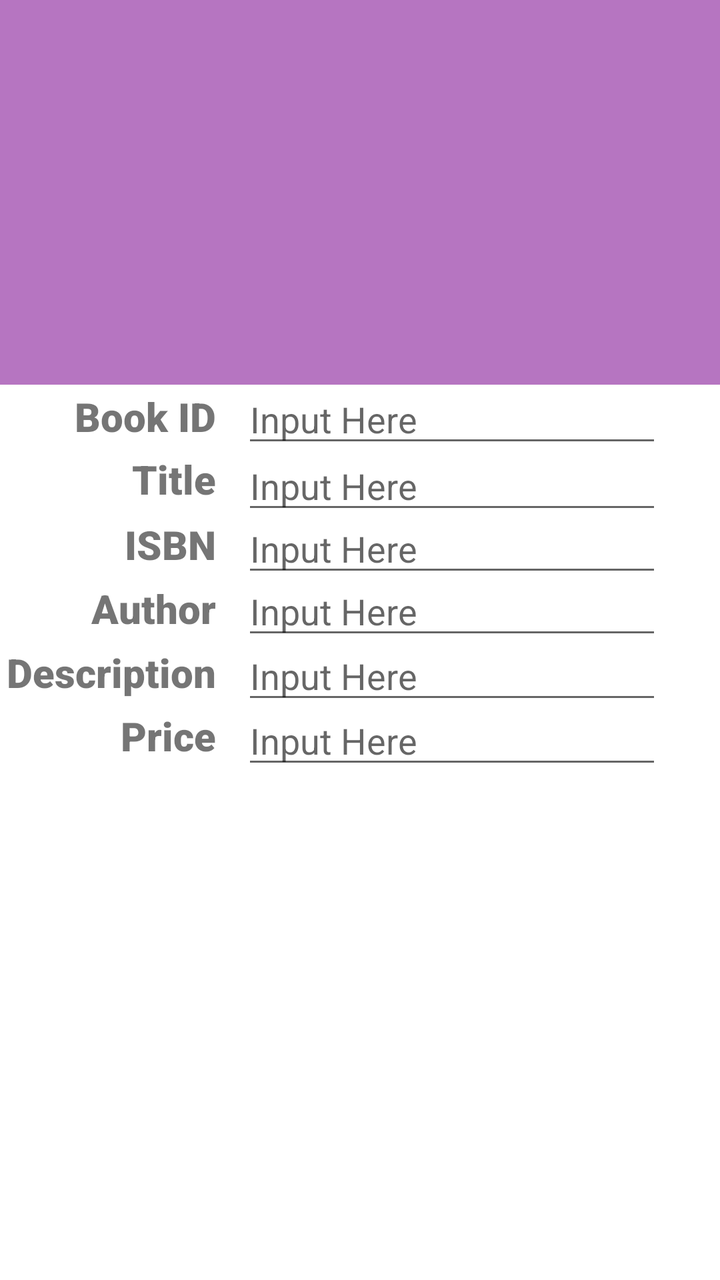
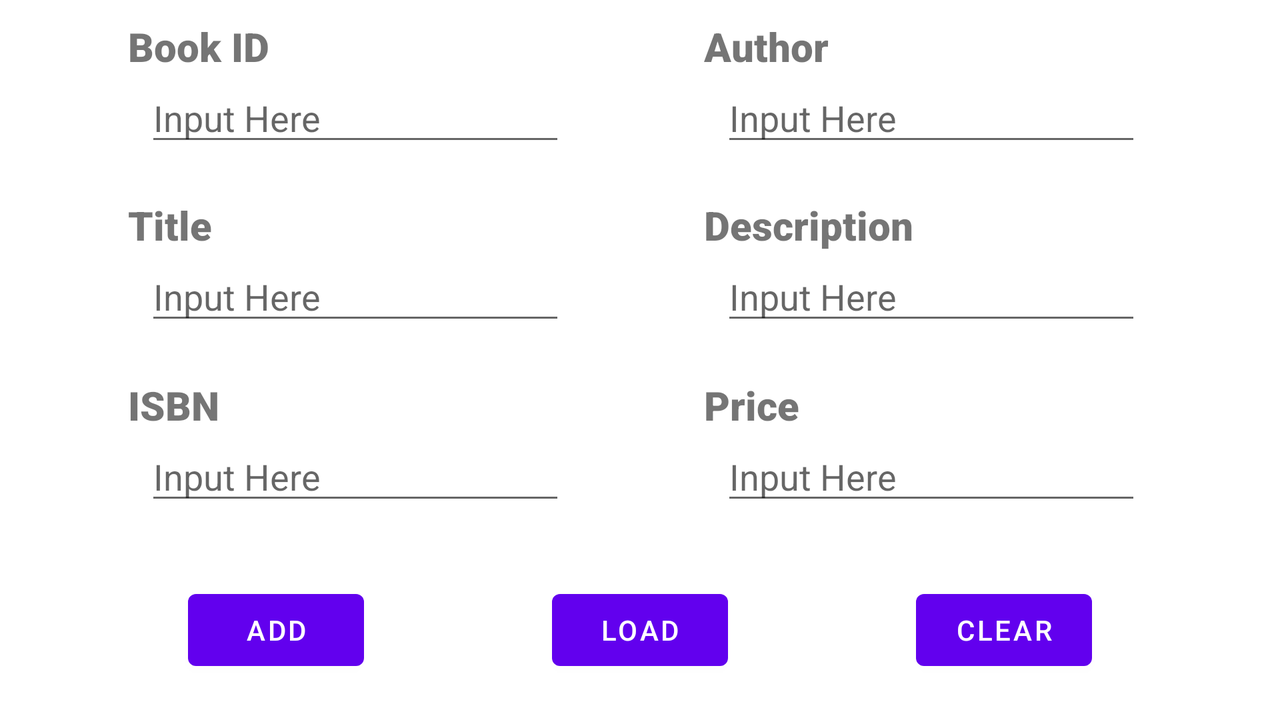

One screen, two layout resources from the same app: the default and the repository's alternative for another configuration. Each is rendered where Android would select it; the XML of both is given below.
<!-- AndroidManifest.xml: application theme Theme.Lab02 -->
<!-- res/layout/activity_main.xml -->
<?xml version="1.0" encoding="utf-8"?>
<androidx.constraintlayout.widget.ConstraintLayout xmlns:android="http://schemas.android.com/apk/res/android"
    xmlns:app="http://schemas.android.com/apk/res-auto"
    xmlns:tools="http://schemas.android.com/tools"
    android:layout_width="match_parent"
    android:layout_height="match_parent"
    tools:context=".MainActivity"
    tools:layout_editor_absoluteX="-24dp"
    tools:layout_editor_absoluteY="-11dp">

    <androidx.constraintlayout.widget.Barrier
        android:id="@+id/barrier2"
        android:layout_width="wrap_content"
        android:layout_height="wrap_content"
        app:barrierDirection="top"
        tools:layout_editor_absoluteX="0dp"
        tools:layout_editor_absoluteY="760dp" />

    <EditText
        android:id="@+id/inputAuthor"
        android:layout_width="wrap_content"
        android:layout_height="wrap_content"
        android:ems="10"
        android:hint="Input Here"
        android:inputType="textPersonName"
        app:layout_constraintBottom_toTopOf="@+id/guideline10"
        app:layout_constraintEnd_toEndOf="parent"
        app:layout_constraintHorizontal_bias="0.307"
        app:layout_constraintStart_toStartOf="@+id/guideline5"
        app:layout_constraintTop_toTopOf="@+id/guideline9" />

    <EditText
        android:id="@+id/inputISBN"
        android:layout_width="wrap_content"
        android:layout_height="wrap_content"
        android:ems="10"
        android:hint="Input Here"
        android:inputType="number"
        app:layout_constraintBottom_toTopOf="@+id/guideline9"
        app:layout_constraintEnd_toEndOf="parent"
        app:layout_constraintHorizontal_bias="0.307"
        app:layout_constraintStart_toStartOf="@+id/guideline5"
        app:layout_constraintTop_toTopOf="@+id/guideline8"
        app:layout_constraintVertical_bias="0.464" />

    <TextView
        android:id="@+id/textView1"
        android:layout_width="wrap_content"
        android:layout_height="wrap_content"
        android:fontFamily="sans-serif-black"
        android:text="Book ID"
        android:textSize="20sp"
        app:layout_constraintBottom_toTopOf="@+id/guideline7"
        app:layout_constraintEnd_toStartOf="@+id/guideline5"
        app:layout_constraintHorizontal_bias="1.0"
        app:layout_constraintStart_toStartOf="parent"
        app:layout_constraintTop_toTopOf="@+id/guideline20" />

    <TextView
        android:id="@+id/textView6"
        android:layout_width="wrap_content"
        android:layout_height="wrap_content"
        android:fontFamily="sans-serif-black"
        android:inputType="number"
        android:text="Price"
        android:textSize="20sp"
        app:layout_constraintBottom_toTopOf="@+id/guideline12"
        app:layout_constraintEnd_toStartOf="@+id/guideline5"
        app:layout_constraintHorizontal_bias="1.0"
        app:layout_constraintStart_toStartOf="parent"
        app:layout_constraintTop_toTopOf="@+id/guideline11"
        app:layout_constraintVertical_bias="0.478" />

    <TextView
        android:id="@+id/textView5"
        android:layout_width="wrap_content"
        android:layout_height="wrap_content"
        android:fontFamily="sans-serif-black"
        android:text="Description"
        android:textSize="20sp"
        app:layout_constraintBottom_toTopOf="@+id/guideline11"
        app:layout_constraintEnd_toStartOf="@+id/guideline5"
        app:layout_constraintHorizontal_bias="1.0"
        app:layout_constraintStart_toStartOf="parent"
        app:layout_constraintTop_toTopOf="@+id/guideline10"
        app:layout_constraintVertical_bias="0.531" />

    <TextView
        android:id="@+id/textView4"
        android:layout_width="wrap_content"
        android:layout_height="wrap_content"
        android:fontFamily="sans-serif-black"
        android:text="Author"
        android:textSize="20sp"
        app:layout_constraintBottom_toTopOf="@+id/guideline10"
        app:layout_constraintEnd_toStartOf="@+id/guideline5"
        app:layout_constraintHorizontal_bias="1.0"
        app:layout_constraintStart_toStartOf="parent"
        app:layout_constraintTop_toTopOf="@+id/guideline9" />

    <TextView
        android:id="@+id/textView3"
        android:layout_width="wrap_content"
        android:layout_height="wrap_content"
        android:fontFamily="sans-serif-black"
        android:text="ISBN"
        android:textSize="20sp"
        app:layout_constraintBottom_toTopOf="@+id/guideline9"
        app:layout_constraintEnd_toStartOf="@+id/guideline5"
        app:layout_constraintHorizontal_bias="1.0"
        app:layout_constraintStart_toStartOf="parent"
        app:layout_constraintTop_toTopOf="@+id/guideline8" />

    <TextView
        android:id="@+id/textView2"
        android:layout_width="wrap_content"
        android:layout_height="wrap_content"
        android:fontFamily="sans-serif-black"
        android:text="Title"
        android:textSize="20sp"
        app:layout_constraintBottom_toTopOf="@+id/guideline8"
        app:layout_constraintEnd_toStartOf="@+id/guideline5"
        app:layout_constraintHorizontal_bias="1.0"
        app:layout_constraintStart_toStartOf="parent"
        app:layout_constraintTop_toTopOf="@+id/guideline7"
        app:layout_constraintVertical_bias="0.41" />

    <EditText
        android:id="@+id/inputDescription"
        android:layout_width="wrap_content"
        android:layout_height="wrap_content"
        android:ems="10"
        android:hint="Input Here"
        android:inputType="textPersonName"
        app:layout_constraintBottom_toTopOf="@+id/guideline11"
        app:layout_constraintEnd_toEndOf="parent"
        app:layout_constraintHorizontal_bias="0.307"
        app:layout_constraintStart_toStartOf="@+id/guideline5"
        app:layout_constraintTop_toTopOf="@+id/guideline10"
        app:layout_constraintVertical_bias="0.482" />

    <EditText
        android:id="@+id/inputBookID"
        android:layout_width="wrap_content"
        android:layout_height="wrap_content"
        android:ems="10"
        android:hint="Input Here"
        android:inputType="number"
        app:layout_constraintBottom_toTopOf="@+id/guideline7"
        app:layout_constraintEnd_toEndOf="parent"
        app:layout_constraintHorizontal_bias="0.307"
        app:layout_constraintStart_toStartOf="@+id/guideline5"
        app:layout_constraintTop_toTopOf="@+id/guideline20" />

    <EditText
        android:id="@+id/inputTitle"
        android:layout_width="wrap_content"
        android:layout_height="wrap_content"
        android:ems="10"
        android:hint="Input Here"
        android:inputType="textPersonName"
        app:layout_constraintBottom_toTopOf="@+id/guideline8"
        app:layout_constraintEnd_toEndOf="parent"
        app:layout_constraintHorizontal_bias="0.307"
        app:layout_constraintStart_toStartOf="@+id/guideline5"
        app:layout_constraintTop_toTopOf="@+id/guideline7"
        app:layout_constraintVertical_bias="0.38" />

    <EditText
        android:id="@+id/inputPrice"
        android:layout_width="wrap_content"
        android:layout_height="wrap_content"
        android:ems="10"
        android:hint="Input Here"
        android:inputType="numberDecimal"
        app:layout_constraintBottom_toTopOf="@+id/guideline12"
        app:layout_constraintEnd_toEndOf="parent"
        app:layout_constraintHorizontal_bias="0.307"
        app:layout_constraintStart_toStartOf="@+id/guideline5"
        app:layout_constraintTop_toTopOf="@+id/guideline11"
        app:layout_constraintVertical_bias="0.464" />

    <androidx.constraintlayout.widget.Guideline
        android:id="@+id/guideline5"
        android:layout_width="wrap_content"
        android:layout_height="wrap_content"
        android:orientation="vertical"
        app:layout_constraintGuide_percent="0.3" />

    <androidx.constraintlayout.widget.Guideline
        android:id="@+id/guideline7"
        android:layout_width="wrap_content"
        android:layout_height="wrap_content"
        android:orientation="horizontal"
        app:layout_constraintGuide_percent="0.35" />

    <androidx.constraintlayout.widget.Guideline
        android:id="@+id/guideline8"
        android:layout_width="wrap_content"
        android:layout_height="wrap_content"
        android:orientation="horizontal"
        app:layout_constraintGuide_percent="0.4" />

    <androidx.constraintlayout.widget.Guideline
        android:id="@+id/guideline9"
        android:layout_width="wrap_content"
        android:layout_height="wrap_content"
        android:orientation="horizontal"
        app:layout_constraintGuide_percent="0.45" />

    <androidx.constraintlayout.widget.Guideline
        android:id="@+id/guideline10"
        android:layout_width="wrap_content"
        android:layout_height="wrap_content"
        android:orientation="horizontal"
        app:layout_constraintGuide_percent="0.5" />

    <androidx.constraintlayout.widget.Guideline
        android:id="@+id/guideline11"
        android:layout_width="wrap_content"
        android:layout_height="wrap_content"
        android:orientation="horizontal"
        app:layout_constraintGuide_percent="0.55" />

    <androidx.constraintlayout.widget.Guideline
        android:id="@+id/guideline12"
        android:layout_width="wrap_content"
        android:layout_height="wrap_content"
        android:orientation="horizontal"
        app:layout_constraintGuide_percent="0.6" />

    <FrameLayout
        android:id="@+id/frame1"
        android:layout_width="409dp"
        android:layout_height="278dp"
        app:layout_constraintBottom_toBottomOf="parent"
        app:layout_constraintEnd_toEndOf="parent"
        app:layout_constraintStart_toStartOf="parent"
        app:layout_constraintTop_toTopOf="@+id/guideline12">

    </FrameLayout>

    <androidx.constraintlayout.widget.Guideline
        android:id="@+id/guideline20"
        android:layout_width="wrap_content"
        android:layout_height="wrap_content"
        android:orientation="horizontal"
        app:layout_constraintGuide_percent="0.3" />

    <FrameLayout
        android:id="@+id/touchFrameLayout"
        android:layout_width="413dp"
        android:layout_height="221dp"
        android:background="#B675C1"
        app:layout_constraintBottom_toTopOf="@+id/guideline20"
        app:layout_constraintEnd_toEndOf="parent"
        app:layout_constraintHorizontal_bias="1.0"
        app:layout_constraintStart_toStartOf="parent"
        app:layout_constraintTop_toTopOf="parent"
        app:layout_constraintVertical_bias="1.0">

    </FrameLayout>

</androidx.constraintlayout.widget.ConstraintLayout>
<!-- resources referenced by this layout -->
<resources>
  <style name="Theme.Lab02" parent="Theme.MaterialComponents.DayNight.NoActionBar">
          
          <item name="colorPrimary">@color/purple_500</item>
          <item name="colorPrimaryVariant">@color/purple_700</item>
          <item name="colorOnPrimary">@color/white</item>
          
          <item name="colorSecondary">@color/teal_200</item>
          <item name="colorSecondaryVariant">@color/teal_700</item>
          <item name="colorOnSecondary">@color/black</item>
          
          <item name="android:statusBarColor">?attr/colorPrimaryVariant</item>
          
  
      </style>
</resources>
<!-- res/layout-land/activity_main.xml (the repository's variant of the layout above) -->
<!-- drawn on the phone turned sideways -->
<?xml version="1.0" encoding="utf-8"?>
<androidx.constraintlayout.widget.ConstraintLayout xmlns:android="http://schemas.android.com/apk/res/android"
    xmlns:app="http://schemas.android.com/apk/res-auto"
    xmlns:tools="http://schemas.android.com/tools"
    android:layout_width="match_parent"
    android:layout_height="match_parent"
    tools:context=".MainActivity"
    tools:layout_editor_absoluteX="28dp"
    tools:layout_editor_absoluteY="10dp">

    <EditText
        android:id="@+id/inputISBN"
        android:layout_width="wrap_content"
        android:layout_height="wrap_content"
        android:ems="10"
        android:hint="Input Here"
        android:inputType="textPersonName"
        app:layout_constraintBottom_toTopOf="@+id/guideline3"
        app:layout_constraintEnd_toStartOf="@+id/guideline2"
        app:layout_constraintHorizontal_bias="0.109"
        app:layout_constraintStart_toStartOf="@+id/guideline"
        app:layout_constraintTop_toTopOf="@+id/guideline16"
        app:layout_constraintVertical_bias="0.0" />

    <EditText
        android:id="@+id/inputTitle"
        android:layout_width="wrap_content"
        android:layout_height="wrap_content"
        android:ems="10"
        android:hint="Input Here"
        android:inputType="textPersonName"
        app:layout_constraintBottom_toTopOf="@+id/guideline4"
        app:layout_constraintEnd_toStartOf="@+id/guideline2"
        app:layout_constraintHorizontal_bias="0.109"
        app:layout_constraintStart_toStartOf="@+id/guideline"
        app:layout_constraintTop_toTopOf="@+id/guideline15"
        app:layout_constraintVertical_bias="0.0" />

    <EditText
        android:id="@+id/inputBookID"
        android:layout_width="wrap_content"
        android:layout_height="wrap_content"
        android:ems="10"
        android:hint="Input Here"
        android:inputType="textPersonName"
        app:layout_constraintBottom_toTopOf="@+id/guideline6"
        app:layout_constraintEnd_toStartOf="@+id/guideline2"
        app:layout_constraintHorizontal_bias="0.109"
        app:layout_constraintStart_toStartOf="@+id/guideline"
        app:layout_constraintTop_toTopOf="@+id/guideline13"
        app:layout_constraintVertical_bias="0.0" />

    <EditText
        android:id="@+id/inputAuthor"
        android:layout_width="wrap_content"
        android:layout_height="wrap_content"
        android:ems="10"
        android:hint="Input Here"
        android:inputType="textPersonName"
        app:layout_constraintBottom_toTopOf="@+id/guideline6"
        app:layout_constraintEnd_toEndOf="parent"
        app:layout_constraintHorizontal_bias="0.109"
        app:layout_constraintStart_toStartOf="@+id/guideline2"
        app:layout_constraintTop_toTopOf="@+id/guideline13"
        app:layout_constraintVertical_bias="0.0" />

    <EditText
        android:id="@+id/inputDescription"
        android:layout_width="wrap_content"
        android:layout_height="wrap_content"
        android:ems="10"
        android:hint="Input Here"
        android:inputType="textPersonName"
        app:layout_constraintEnd_toEndOf="parent"
        app:layout_constraintHorizontal_bias="0.109"
        app:layout_constraintStart_toStartOf="@+id/guideline2"
        app:layout_constraintTop_toTopOf="@+id/guideline15" />

    <EditText
        android:id="@+id/inputPrice"
        android:layout_width="wrap_content"
        android:layout_height="wrap_content"
        android:ems="10"
        android:hint="Input Here"
        android:inputType="number"
        app:layout_constraintBottom_toTopOf="@+id/guideline3"
        app:layout_constraintEnd_toEndOf="parent"
        app:layout_constraintHorizontal_bias="0.109"
        app:layout_constraintStart_toStartOf="@+id/guideline2"
        app:layout_constraintTop_toTopOf="@+id/guideline16"
        app:layout_constraintVertical_bias="0.0" />

    <TextView
        android:id="@+id/textView6"
        android:layout_width="wrap_content"
        android:layout_height="wrap_content"
        android:fontFamily="sans-serif-black"
        android:inputType="number"
        android:text="Price"
        android:textSize="20sp"
        app:layout_constraintBottom_toTopOf="@+id/guideline16"
        app:layout_constraintEnd_toEndOf="parent"
        app:layout_constraintHorizontal_bias="0.0"
        app:layout_constraintStart_toStartOf="@+id/guideline2"
        app:layout_constraintTop_toTopOf="@+id/guideline4"
        app:layout_constraintVertical_bias="1.0" />

    <TextView
        android:id="@+id/textView1"
        android:layout_width="wrap_content"
        android:layout_height="wrap_content"
        android:fontFamily="sans-serif-black"
        android:text="Book ID"
        android:textSize="20sp"
        app:layout_constraintBottom_toTopOf="@+id/guideline13"
        app:layout_constraintEnd_toStartOf="@+id/guideline2"
        app:layout_constraintHorizontal_bias="0.0"
        app:layout_constraintStart_toStartOf="@+id/guideline"
        app:layout_constraintTop_toTopOf="parent"
        app:layout_constraintVertical_bias="1.0" />

    <TextView
        android:id="@+id/textView5"
        android:layout_width="wrap_content"
        android:layout_height="wrap_content"
        android:fontFamily="sans-serif-black"
        android:text="Description"
        android:textSize="20sp"
        app:layout_constraintBottom_toTopOf="@+id/guideline15"
        app:layout_constraintEnd_toEndOf="parent"
        app:layout_constraintHorizontal_bias="0.0"
        app:layout_constraintStart_toStartOf="@+id/guideline2"
        app:layout_constraintTop_toTopOf="@+id/guideline6"
        app:layout_constraintVertical_bias="1.0" />

    <TextView
        android:id="@+id/textView2"
        android:layout_width="wrap_content"
        android:layout_height="wrap_content"
        android:fontFamily="sans-serif-black"
        android:text="Title"
        android:textSize="20sp"
        app:layout_constraintBottom_toTopOf="@+id/guideline15"
        app:layout_constraintEnd_toStartOf="@+id/guideline2"
        app:layout_constraintHorizontal_bias="0.0"
        app:layout_constraintStart_toStartOf="@+id/guideline"
        app:layout_constraintTop_toTopOf="@+id/guideline6"
        app:layout_constraintVertical_bias="1.0" />

    <TextView
        android:id="@+id/textView3"
        android:layout_width="wrap_content"
        android:layout_height="wrap_content"
        android:fontFamily="sans-serif-black"
        android:text="ISBN"
        android:textSize="20sp"
        app:layout_constraintBottom_toTopOf="@+id/guideline16"
        app:layout_constraintEnd_toStartOf="@+id/guideline2"
        app:layout_constraintHorizontal_bias="0.0"
        app:layout_constraintStart_toStartOf="@+id/guideline"
        app:layout_constraintTop_toTopOf="@+id/guideline4"
        app:layout_constraintVertical_bias="1.0" />

    <TextView
        android:id="@+id/textView4"
        android:layout_width="wrap_content"
        android:layout_height="wrap_content"
        android:fontFamily="sans-serif-black"
        android:text="Author"
        android:textSize="20sp"
        app:layout_constraintBottom_toTopOf="@+id/guideline13"
        app:layout_constraintEnd_toEndOf="parent"
        app:layout_constraintHorizontal_bias="0.0"
        app:layout_constraintStart_toStartOf="@+id/guideline2"
        app:layout_constraintTop_toTopOf="parent"
        app:layout_constraintVertical_bias="1.0" />

    <Button
        android:id="@+id/button2"
        android:layout_width="wrap_content"
        android:layout_height="wrap_content"
        android:onClick="clearFields"
        android:text="Clear"
        app:layout_constraintBaseline_toBaselineOf="@+id/button5"
        app:layout_constraintEnd_toEndOf="parent"
        app:layout_constraintHorizontal_bias="0.5"
        app:layout_constraintStart_toEndOf="@+id/button5" />

    <Button
        android:id="@+id/button"
        android:layout_width="wrap_content"
        android:layout_height="wrap_content"
        android:onClick="addFields"
        android:text="Add"
        app:layout_constraintBottom_toBottomOf="parent"
        app:layout_constraintEnd_toStartOf="@+id/button5"
        app:layout_constraintHorizontal_bias="0.5"
        app:layout_constraintHorizontal_chainStyle="spread"
        app:layout_constraintStart_toStartOf="parent"
        app:layout_constraintTop_toTopOf="@+id/guideline3" />

    <Button
        android:id="@+id/button5"
        android:layout_width="wrap_content"
        android:layout_height="wrap_content"
        android:onClick="loadFields"
        android:text="Load"
        app:layout_constraintBaseline_toBaselineOf="@+id/button"
        app:layout_constraintEnd_toStartOf="@+id/button2"
        app:layout_constraintHorizontal_bias="0.5"
        app:layout_constraintStart_toEndOf="@+id/button" />

    <androidx.constraintlayout.widget.Guideline
        android:id="@+id/guideline"
        android:layout_width="wrap_content"
        android:layout_height="wrap_content"
        android:orientation="vertical"
        app:layout_constraintGuide_percent="0.1" />

    <androidx.constraintlayout.widget.Guideline
        android:id="@+id/guideline2"
        android:layout_width="wrap_content"
        android:layout_height="wrap_content"
        android:orientation="vertical"
        app:layout_constraintGuide_percent="0.55" />

    <androidx.constraintlayout.widget.Guideline
        android:id="@+id/guideline3"
        android:layout_width="wrap_content"
        android:layout_height="wrap_content"
        android:orientation="horizontal"
        app:layout_constraintGuide_percent="0.75" />

    <androidx.constraintlayout.widget.Guideline
        android:id="@+id/guideline4"
        android:layout_width="wrap_content"
        android:layout_height="wrap_content"
        android:orientation="horizontal"
        app:layout_constraintGuide_percent="0.5" />

    <androidx.constraintlayout.widget.Guideline
        android:id="@+id/guideline6"
        android:layout_width="wrap_content"
        android:layout_height="wrap_content"
        android:orientation="horizontal"
        app:layout_constraintGuide_percent="0.25" />

    <androidx.constraintlayout.widget.Guideline
        android:id="@+id/guideline13"
        android:layout_width="wrap_content"
        android:layout_height="wrap_content"
        android:orientation="horizontal"
        app:layout_constraintGuide_percent="0.10218978" />

    <androidx.constraintlayout.widget.Guideline
        android:id="@+id/guideline15"
        android:layout_width="wrap_content"
        android:layout_height="wrap_content"
        android:orientation="horizontal"
        app:layout_constraintGuide_percent="0.35" />

    <androidx.constraintlayout.widget.Guideline
        android:id="@+id/guideline16"
        android:layout_width="wrap_content"
        android:layout_height="wrap_content"
        android:orientation="horizontal"
        app:layout_constraintGuide_percent="0.6" />

</androidx.constraintlayout.widget.ConstraintLayout>
